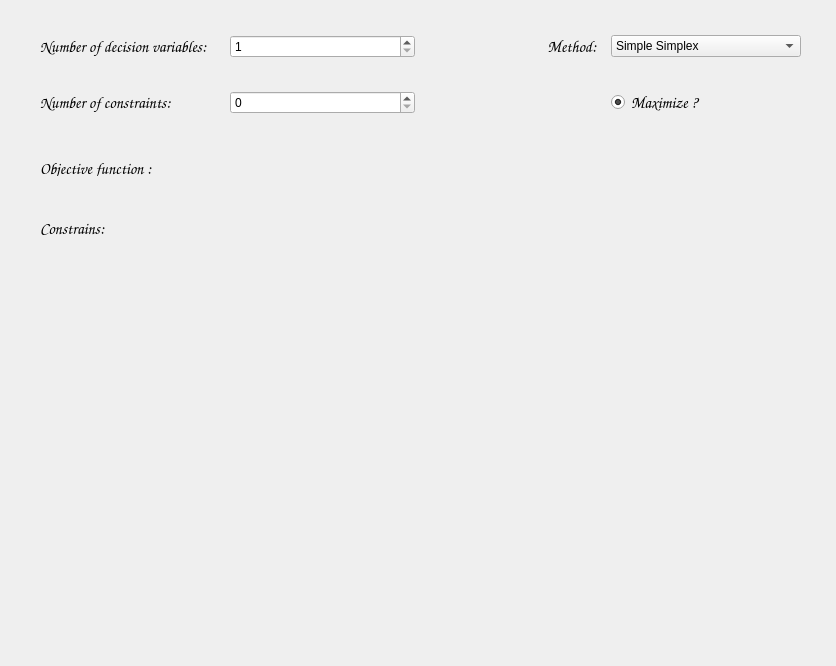
<?xml version="1.0" encoding="UTF-8"?>
<ui version="4.0">
 <class>MainWindow</class>
 <widget class="QMainWindow" name="MainWindow">
  <property name="geometry">
   <rect>
    <x>0</x>
    <y>0</y>
    <width>836</width>
    <height>666</height>
   </rect>
  </property>
  <property name="windowTitle">
   <string>MainWindow</string>
  </property>
  <property name="iconSize">
   <size>
    <width>30</width>
    <height>30</height>
   </size>
  </property>
  <property name="animated">
   <bool>true</bool>
  </property>
  <property name="tabShape">
   <enum>QTabWidget::Rounded</enum>
  </property>
  <widget class="QWidget" name="centralwidget">
   <widget class="QWidget" name="gridLayoutWidget">
    <property name="geometry">
     <rect>
      <x>40</x>
      <y>10</y>
      <width>761</width>
      <height>131</height>
     </rect>
    </property>
    <layout class="QGridLayout" name="DataGrid">
     <item row="0" column="0">
      <widget class="QLabel" name="numberOfVariablesLabel">
       <property name="font">
        <font>
         <family>Comic Sans MS</family>
         <pointsize>12</pointsize>
        </font>
       </property>
       <property name="text">
        <string>Number of decision variables:</string>
       </property>
      </widget>
     </item>
     <item row="0" column="2">
      <widget class="QLabel" name="methodLabel">
       <property name="font">
        <font>
         <family>Comic Sans MS</family>
         <pointsize>12</pointsize>
        </font>
       </property>
       <property name="layoutDirection">
        <enum>Qt::LeftToRight</enum>
       </property>
       <property name="text">
        <string>                                    Method:</string>
       </property>
      </widget>
     </item>
     <item row="0" column="1">
      <widget class="QSpinBox" name="numberOfVariables">
       <property name="minimum">
        <number>1</number>
       </property>
      </widget>
     </item>
     <item row="0" column="3">
      <widget class="QComboBox" name="Method">
       <item>
        <property name="text">
         <string>Simple Simplex</string>
        </property>
       </item>
       <item>
        <property name="text">
         <string>Big M Method</string>
        </property>
       </item>
       <item>
        <property name="text">
         <string>2 Phase Method</string>
        </property>
       </item>
       <item>
        <property name="text">
         <string>Preemtive Goal Programming</string>
        </property>
       </item>
      </widget>
     </item>
     <item row="1" column="3">
      <widget class="QRadioButton" name="maximizeRadio">
       <property name="font">
        <font>
         <family>Comic Sans MS</family>
         <pointsize>12</pointsize>
        </font>
       </property>
       <property name="text">
        <string>Maximize ?</string>
       </property>
       <property name="checked">
        <bool>true</bool>
       </property>
      </widget>
     </item>
     <item row="1" column="0">
      <widget class="QLabel" name="numberOfConstrainsLabel">
       <property name="font">
        <font>
         <family>Comic Sans MS</family>
         <pointsize>12</pointsize>
        </font>
       </property>
       <property name="text">
        <string>Number of constraints:</string>
       </property>
      </widget>
     </item>
     <item row="1" column="1">
      <widget class="QSpinBox" name="numbeOfConstraints"/>
     </item>
    </layout>
   </widget>
   <widget class="QLabel" name="objectiveFunctionLabel">
    <property name="geometry">
     <rect>
      <x>40</x>
      <y>160</y>
      <width>151</width>
      <height>16</height>
     </rect>
    </property>
    <property name="font">
     <font>
      <family>Comic Sans MS</family>
      <pointsize>12</pointsize>
     </font>
    </property>
    <property name="text">
     <string>Objective function :</string>
    </property>
   </widget>
   <widget class="QLabel" name="constainsLabel">
    <property name="geometry">
     <rect>
      <x>40</x>
      <y>220</y>
      <width>91</width>
      <height>16</height>
     </rect>
    </property>
    <property name="font">
     <font>
      <family>Comic Sans MS</family>
      <pointsize>12</pointsize>
     </font>
    </property>
    <property name="text">
     <string>Constrains:</string>
    </property>
   </widget>
  </widget>
 </widget>
 <resources/>
 <connections/>
</ui>
